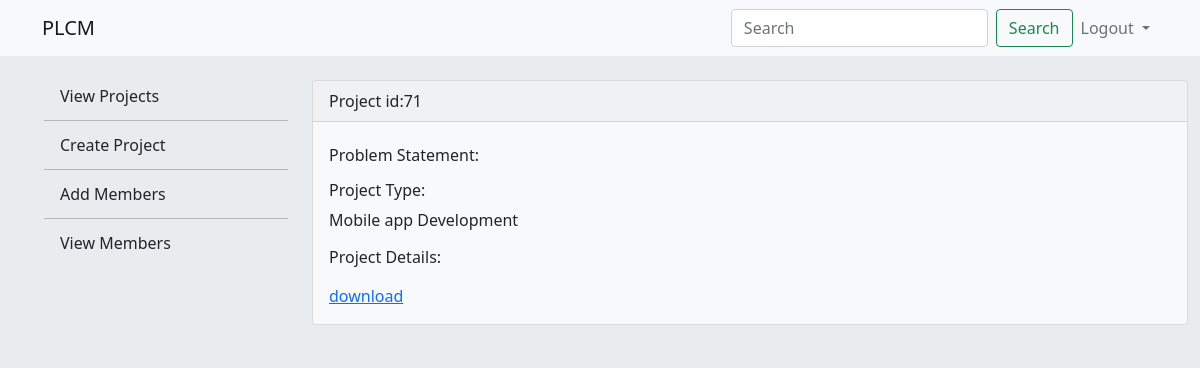
The app's page /admin/detail_project.php?p_id=71&&n_id=83 (signed in), older data.
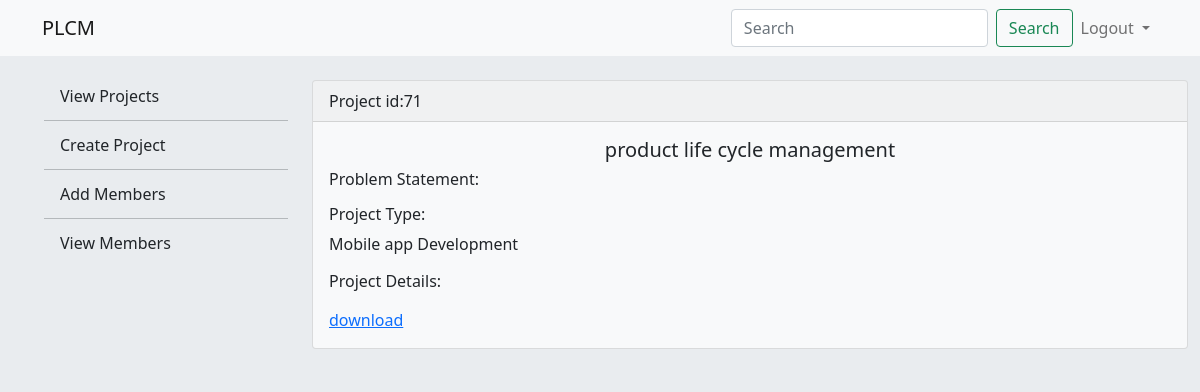
The same page, newer data.
### tables this page shows
CREATE TABLE `projects` (
  `p_id` int(11) NOT NULL,
  `p_title` text NOT NULL,
  `p_category` text NOT NULL,
  `p_problem` text NOT NULL,
  `p_description` text NOT NULL,
  `file_path` text NOT NULL,
  `a_id` int(11) NOT NULL
);

### admin/detail_project.php (the view, shortened to what this page needs)
<?php
include("connection/connection.php");
$query="select * from projects where p_id=".$_GET['p_id'];
$result=mysqli_query($conn,$query);
?>
<!doctype html>
<html lang="en">
  <head>
    <link href="https://cdn.jsdelivr.net/npm/bootstrap@5.1.3/dist/css/bootstrap.min.css" rel="stylesheet">
    <link rel='stylesheet' href='css/style.css'>
  </head>
  <body>
  <div class='container-fluid p-0 responsive'>
  <nav class="navbar navbar-expand-md navbar-light bg-light">
  <div class="container">
    <a class="navbar-brand" href="#">PLCM</a>
    <div class="collapse navbar-collapse" id="navbarSupportedContent">
      <form class="d-flex">
        <input class="form-control me-2" type="search" placeholder="Search" aria-label="Search">
        <button class="btn btn-outline-success" type="submit">Search</button>
      </form>
      <ul class='navbar-nav'>
      <li class="nav-item dropdown">
          <a class="nav-link dropdown-toggle" href="#" id="navbarDropdown" role="button" data-bs-toggle="dropdown" aria-expanded="false">
            Logout
          </a>
        </li>
</ul>
    </div>
  </div>
</nav>
<section class='content bg'>
  <div class='row m-0 pt-md-4'>
  <div class='col-md-3 d-none d-md-block align-self-start'>
  <ul class='menu '>
  <li><a class="dropdown-item " href="index.php">View Projects</a></li>
            <li><hr class="dropdown-divider"></li>
            <li><a class="dropdown-item" href="create_project.php">Create Project</a></li>
            <li><hr class="dropdown-divider"></li>
            <li><a class="dropdown-item" href="add_member.php">Add Members</a></li>
            <li><hr class="dropdown-divider"></li>
            <li><a class="dropdown-item" href="view_member.php">View Members</a></li>
</ul>
</div>
<div class='col-md-9 align-self-start'>
    <div class='row'>
<?php if(mysqli_num_rows($result)>0){
  while($row=mysqli_fetch_assoc($result)){
  ?>
    <div class='col-md-12 mt-2 mt-md-0 '>
    <div class="card text-dark bg-light mb-3" >
               <div class="card-header d-flex">Project id:<?php echo $row['p_id']; ?>
  </div>
          <div class="card-body">
          <h5 class="card-title text-center"><?php echo$row['p_title']; ?></h5>
          <h5 class="card-title h6 ">Problem Statement:</h5>
    <h5 class="card-title h6 ">Project Type:</h5>
          <p class='text-body'>
    <?php echo $row['p_category']; ?>
  </p>
    <h5 class="card-title h6 ">Project Details:</h5>
     <a href="<?php echo $row['file_path'] ?>" class='link-primary'>download</a>
     </div>
        </div>
    </div>
<?php }
} ?>
</div>
</div>
</div>
</section>
</div>
</body>
</html>

Row changes from the older to the newer data that the page shows:
changed projects "Mobile app Development": p_title (not shown) → "product life cycle management"
